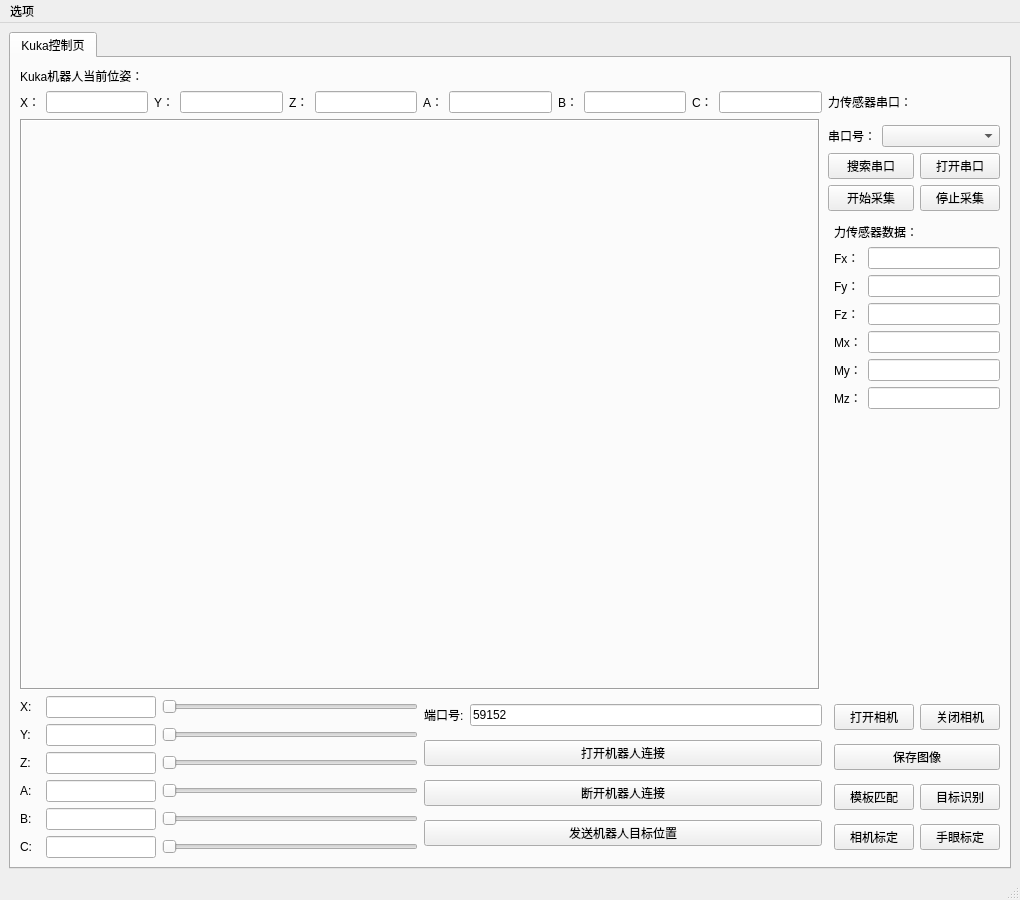
<?xml version="1.0" encoding="UTF-8"?>
<ui version="4.0">
 <class>MainWindowDesign</class>
 <widget class="QMainWindow" name="MainWindowDesign">
  <property name="geometry">
   <rect>
    <x>0</x>
    <y>0</y>
    <width>1020</width>
    <height>900</height>
   </rect>
  </property>
  <property name="windowTitle">
   <string>KukaController</string>
  </property>
  <property name="windowIcon">
   <iconset resource="../resources/images.qrc">
    <normaloff>:/images/icon.png</normaloff>:/images/icon.png</iconset>
  </property>
  <property name="locale">
   <locale language="English" country="Australia"/>
  </property>
  <widget class="QWidget" name="centralwidget">
   <layout class="QVBoxLayout" name="verticalLayout_5">
    <item>
     <widget class="QTabWidget" name="tab_manager">
      <property name="minimumSize">
       <size>
        <width>100</width>
        <height>0</height>
       </size>
      </property>
      <property name="locale">
       <locale language="English" country="Australia"/>
      </property>
      <property name="currentIndex">
       <number>0</number>
      </property>
      <widget class="QWidget" name="tab_kuka">
       <attribute name="title">
        <string>Kuka控制页</string>
       </attribute>
       <layout class="QGridLayout" name="gridLayout_8">
        <item row="3" column="2" colspan="2">
         <layout class="QGridLayout" name="gridLayout_4">
          <item row="0" column="0">
           <widget class="QLabel" name="label_4">
            <property name="text">
             <string>串口号：</string>
            </property>
           </widget>
          </item>
          <item row="0" column="1" colspan="2">
           <widget class="QComboBox" name="cbPortName"/>
          </item>
          <item row="1" column="0" colspan="2">
           <widget class="QPushButton" name="btnSearchPort">
            <property name="text">
             <string>搜索串口</string>
            </property>
           </widget>
          </item>
          <item row="1" column="2">
           <widget class="QPushButton" name="btnOpenSerial">
            <property name="text">
             <string>打开串口</string>
            </property>
           </widget>
          </item>
          <item row="2" column="0" colspan="2">
           <widget class="QPushButton" name="btnStartGetSerial">
            <property name="text">
             <string>开始采集</string>
            </property>
           </widget>
          </item>
          <item row="2" column="2">
           <widget class="QPushButton" name="btnStopGetSerial">
            <property name="text">
             <string>停止采集</string>
            </property>
           </widget>
          </item>
         </layout>
        </item>
        <item row="8" column="3">
         <layout class="QGridLayout" name="gridLayout_2">
          <item row="3" column="1">
           <widget class="QPushButton" name="btnHandeye">
            <property name="text">
             <string>手眼标定</string>
            </property>
           </widget>
          </item>
          <item row="3" column="0">
           <widget class="QPushButton" name="btnCameraCali">
            <property name="text">
             <string>相机标定</string>
            </property>
           </widget>
          </item>
          <item row="0" column="1">
           <widget class="QPushButton" name="btnCloseDevice">
            <property name="text">
             <string>关闭相机</string>
            </property>
           </widget>
          </item>
          <item row="0" column="0">
           <widget class="QPushButton" name="btnOpenDevice">
            <property name="text">
             <string>打开相机</string>
            </property>
           </widget>
          </item>
          <item row="1" column="0" colspan="2">
           <widget class="QPushButton" name="btnSaveImage">
            <property name="text">
             <string>保存图像</string>
            </property>
           </widget>
          </item>
          <item row="2" column="1">
           <widget class="QPushButton" name="pushButton">
            <property name="text">
             <string>目标识别</string>
            </property>
           </widget>
          </item>
          <item row="2" column="0">
           <widget class="QPushButton" name="pushButton_2">
            <property name="text">
             <string>模板匹配</string>
            </property>
           </widget>
          </item>
         </layout>
        </item>
        <item row="1" column="0" colspan="2">
         <layout class="QHBoxLayout" name="horizontalLayout_3">
          <item>
           <widget class="QLabel" name="label_15">
            <property name="text">
             <string>X：</string>
            </property>
           </widget>
          </item>
          <item>
           <widget class="QLineEdit" name="lineEdit_RX"/>
          </item>
          <item>
           <widget class="QLabel" name="label_16">
            <property name="text">
             <string>Y：</string>
            </property>
           </widget>
          </item>
          <item>
           <widget class="QLineEdit" name="lineEdit_RY"/>
          </item>
          <item>
           <widget class="QLabel" name="label_17">
            <property name="text">
             <string>Z：</string>
            </property>
           </widget>
          </item>
          <item>
           <widget class="QLineEdit" name="lineEdit_RZ"/>
          </item>
          <item>
           <widget class="QLabel" name="label_18">
            <property name="text">
             <string>A：</string>
            </property>
           </widget>
          </item>
          <item>
           <widget class="QLineEdit" name="lineEdit_RA"/>
          </item>
          <item>
           <widget class="QLabel" name="label_19">
            <property name="text">
             <string>B：</string>
            </property>
           </widget>
          </item>
          <item>
           <widget class="QLineEdit" name="lineEdit_RB"/>
          </item>
          <item>
           <widget class="QLabel" name="label_20">
            <property name="text">
             <string>C：</string>
            </property>
           </widget>
          </item>
          <item>
           <widget class="QLineEdit" name="lineEdit_RC"/>
          </item>
         </layout>
        </item>
        <item row="0" column="0">
         <widget class="QLabel" name="label_25">
          <property name="text">
           <string>Kuka机器人当前位姿：</string>
          </property>
         </widget>
        </item>
        <item row="6" column="3">
         <layout class="QGridLayout" name="gridLayout_6">
          <item row="1" column="1">
           <widget class="QLineEdit" name="lineEdit_Fy"/>
          </item>
          <item row="5" column="1">
           <widget class="QLineEdit" name="lineEdit_Mz"/>
          </item>
          <item row="3" column="0">
           <widget class="QLabel" name="label_12">
            <property name="text">
             <string>Mx：</string>
            </property>
           </widget>
          </item>
          <item row="0" column="1">
           <widget class="QLineEdit" name="lineEdit_Fx"/>
          </item>
          <item row="0" column="0">
           <widget class="QLabel" name="label_9">
            <property name="text">
             <string>Fx：</string>
            </property>
           </widget>
          </item>
          <item row="2" column="1">
           <widget class="QLineEdit" name="lineEdit_Fz"/>
          </item>
          <item row="3" column="1">
           <widget class="QLineEdit" name="lineEdit_Mx"/>
          </item>
          <item row="4" column="0">
           <widget class="QLabel" name="label_13">
            <property name="text">
             <string>My：</string>
            </property>
           </widget>
          </item>
          <item row="1" column="0">
           <widget class="QLabel" name="label_10">
            <property name="text">
             <string>Fy：</string>
            </property>
           </widget>
          </item>
          <item row="2" column="0">
           <widget class="QLabel" name="label_11">
            <property name="text">
             <string>Fz：</string>
            </property>
           </widget>
          </item>
          <item row="4" column="1">
           <widget class="QLineEdit" name="lineEdit_My"/>
          </item>
          <item row="5" column="0">
           <widget class="QLabel" name="label_14">
            <property name="text">
             <string>Mz：</string>
            </property>
           </widget>
          </item>
          <item row="6" column="1">
           <spacer name="verticalSpacer_2">
            <property name="orientation">
             <enum>Qt::Vertical</enum>
            </property>
            <property name="sizeHint" stdset="0">
             <size>
              <width>20</width>
              <height>40</height>
             </size>
            </property>
           </spacer>
          </item>
         </layout>
        </item>
        <item row="5" column="3">
         <widget class="QLabel" name="label_24">
          <property name="text">
           <string>力传感器数据：</string>
          </property>
         </widget>
        </item>
        <item row="2" column="0" rowspan="5" colspan="2">
         <widget class="QLabel" name="labelCamera">
          <property name="sizePolicy">
           <sizepolicy hsizetype="Minimum" vsizetype="Minimum">
            <horstretch>0</horstretch>
            <verstretch>0</verstretch>
           </sizepolicy>
          </property>
          <property name="maximumSize">
           <size>
            <width>800</width>
            <height>600</height>
           </size>
          </property>
          <property name="frameShape">
           <enum>QFrame::Box</enum>
          </property>
          <property name="frameShadow">
           <enum>QFrame::Sunken</enum>
          </property>
          <property name="text">
           <string/>
          </property>
         </widget>
        </item>
        <item row="1" column="2" colspan="2">
         <widget class="QLabel" name="label_26">
          <property name="text">
           <string>力传感器串口：</string>
          </property>
         </widget>
        </item>
        <item row="8" column="0">
         <layout class="QGridLayout" name="gridLayout_7">
          <item row="0" column="0">
           <widget class="QLabel" name="label_6">
            <property name="minimumSize">
             <size>
              <width>20</width>
              <height>0</height>
             </size>
            </property>
            <property name="text">
             <string>X:</string>
            </property>
           </widget>
          </item>
          <item row="0" column="1">
           <widget class="QLineEdit" name="lineEdit_X">
            <property name="minimumSize">
             <size>
              <width>0</width>
              <height>0</height>
             </size>
            </property>
            <property name="maximumSize">
             <size>
              <width>110</width>
              <height>16777215</height>
             </size>
            </property>
           </widget>
          </item>
          <item row="0" column="2">
           <widget class="QSlider" name="hSlider_X">
            <property name="minimum">
             <number>1000000000</number>
            </property>
            <property name="maximum">
             <number>1500000000</number>
            </property>
            <property name="singleStep">
             <number>10000</number>
            </property>
            <property name="pageStep">
             <number>10000</number>
            </property>
            <property name="value">
             <number>1000000000</number>
            </property>
            <property name="tracking">
             <bool>false</bool>
            </property>
            <property name="orientation">
             <enum>Qt::Horizontal</enum>
            </property>
            <property name="invertedControls">
             <bool>true</bool>
            </property>
           </widget>
          </item>
          <item row="1" column="0">
           <widget class="QLabel" name="label_7">
            <property name="text">
             <string>Y:</string>
            </property>
           </widget>
          </item>
          <item row="1" column="1">
           <widget class="QLineEdit" name="lineEdit_Y">
            <property name="maximumSize">
             <size>
              <width>110</width>
              <height>16777215</height>
             </size>
            </property>
           </widget>
          </item>
          <item row="1" column="2">
           <widget class="QSlider" name="hSlider_Y">
            <property name="singleStep">
             <number>10000</number>
            </property>
            <property name="pageStep">
             <number>10000</number>
            </property>
            <property name="tracking">
             <bool>false</bool>
            </property>
            <property name="orientation">
             <enum>Qt::Horizontal</enum>
            </property>
            <property name="invertedControls">
             <bool>true</bool>
            </property>
           </widget>
          </item>
          <item row="2" column="0">
           <widget class="QLabel" name="label_8">
            <property name="text">
             <string>Z:</string>
            </property>
           </widget>
          </item>
          <item row="2" column="1">
           <widget class="QLineEdit" name="lineEdit_Z">
            <property name="maximumSize">
             <size>
              <width>110</width>
              <height>16777215</height>
             </size>
            </property>
           </widget>
          </item>
          <item row="2" column="2">
           <widget class="QSlider" name="hSlider_Z">
            <property name="minimum">
             <number>600000000</number>
            </property>
            <property name="maximum">
             <number>1120000000</number>
            </property>
            <property name="singleStep">
             <number>10000</number>
            </property>
            <property name="pageStep">
             <number>10000</number>
            </property>
            <property name="tracking">
             <bool>false</bool>
            </property>
            <property name="orientation">
             <enum>Qt::Horizontal</enum>
            </property>
            <property name="invertedControls">
             <bool>true</bool>
            </property>
           </widget>
          </item>
          <item row="3" column="0">
           <widget class="QLabel" name="label_21">
            <property name="text">
             <string>A:</string>
            </property>
           </widget>
          </item>
          <item row="3" column="1">
           <widget class="QLineEdit" name="lineEdit_A">
            <property name="maximumSize">
             <size>
              <width>110</width>
              <height>16777215</height>
             </size>
            </property>
           </widget>
          </item>
          <item row="3" column="2">
           <widget class="QSlider" name="hSlider_A">
            <property name="singleStep">
             <number>10000</number>
            </property>
            <property name="pageStep">
             <number>10000</number>
            </property>
            <property name="tracking">
             <bool>false</bool>
            </property>
            <property name="orientation">
             <enum>Qt::Horizontal</enum>
            </property>
            <property name="invertedControls">
             <bool>true</bool>
            </property>
           </widget>
          </item>
          <item row="4" column="0">
           <widget class="QLabel" name="label_22">
            <property name="text">
             <string>B:</string>
            </property>
           </widget>
          </item>
          <item row="4" column="1">
           <widget class="QLineEdit" name="lineEdit_B">
            <property name="maximumSize">
             <size>
              <width>110</width>
              <height>16777215</height>
             </size>
            </property>
           </widget>
          </item>
          <item row="4" column="2">
           <widget class="QSlider" name="hSlider_B">
            <property name="singleStep">
             <number>10000</number>
            </property>
            <property name="pageStep">
             <number>10000</number>
            </property>
            <property name="tracking">
             <bool>false</bool>
            </property>
            <property name="orientation">
             <enum>Qt::Horizontal</enum>
            </property>
            <property name="invertedControls">
             <bool>true</bool>
            </property>
           </widget>
          </item>
          <item row="5" column="0">
           <widget class="QLabel" name="label_23">
            <property name="text">
             <string>C:</string>
            </property>
           </widget>
          </item>
          <item row="5" column="1">
           <widget class="QLineEdit" name="lineEdit_C">
            <property name="maximumSize">
             <size>
              <width>110</width>
              <height>16777215</height>
             </size>
            </property>
           </widget>
          </item>
          <item row="5" column="2">
           <widget class="QSlider" name="hSlider_C">
            <property name="singleStep">
             <number>10000</number>
            </property>
            <property name="pageStep">
             <number>10000</number>
            </property>
            <property name="tracking">
             <bool>false</bool>
            </property>
            <property name="orientation">
             <enum>Qt::Horizontal</enum>
            </property>
            <property name="invertedAppearance">
             <bool>false</bool>
            </property>
            <property name="invertedControls">
             <bool>true</bool>
            </property>
           </widget>
          </item>
         </layout>
        </item>
        <item row="8" column="1">
         <layout class="QGridLayout" name="gridLayout_5">
          <item row="0" column="0">
           <widget class="QLabel" name="label_5">
            <property name="text">
             <string>端口号:</string>
            </property>
           </widget>
          </item>
          <item row="0" column="1">
           <widget class="QLineEdit" name="line_port">
            <property name="text">
             <string>59152</string>
            </property>
           </widget>
          </item>
          <item row="1" column="0" colspan="2">
           <widget class="QPushButton" name="btnOpenRobot">
            <property name="text">
             <string>打开机器人连接</string>
            </property>
           </widget>
          </item>
          <item row="2" column="0" colspan="2">
           <widget class="QPushButton" name="btnCloseRobot">
            <property name="text">
             <string>断开机器人连接</string>
            </property>
           </widget>
          </item>
          <item row="3" column="0" colspan="2">
           <widget class="QPushButton" name="btnSendPosition">
            <property name="text">
             <string>发送机器人目标位置</string>
            </property>
           </widget>
          </item>
         </layout>
        </item>
       </layout>
      </widget>
     </widget>
    </item>
   </layout>
  </widget>
  <widget class="QMenuBar" name="menubar">
   <property name="geometry">
    <rect>
     <x>0</x>
     <y>0</y>
     <width>1020</width>
     <height>28</height>
    </rect>
   </property>
   <widget class="QMenu" name="menu_File">
    <property name="title">
     <string>选项</string>
    </property>
    <addaction name="separator"/>
    <addaction name="actionAbout_Qt"/>
    <addaction name="separator"/>
    <addaction name="actionAbout"/>
    <addaction name="action_Quit"/>
   </widget>
   <addaction name="menu_File"/>
  </widget>
  <widget class="QStatusBar" name="statusbar"/>
  <action name="action_Quit">
   <property name="text">
    <string>&amp;Quit</string>
   </property>
   <property name="shortcut">
    <string>Ctrl+Q</string>
   </property>
   <property name="shortcutContext">
    <enum>Qt::ApplicationShortcut</enum>
   </property>
  </action>
  <action name="actionAbout">
   <property name="text">
    <string>&amp;About</string>
   </property>
  </action>
  <action name="actionAbout_Qt">
   <property name="text">
    <string>About &amp;Qt</string>
   </property>
  </action>
 </widget>
 <resources>
  <include location="../resources/images.qrc"/>
 </resources>
 <connections>
  <connection>
   <sender>hSlider_Y</sender>
   <signal>valueChanged(int)</signal>
   <receiver>MainWindowDesign</receiver>
   <slot>OnSliderYvalueChanged(int)</slot>
   <hints>
    <hint type="sourcelabel">
     <x>1184</x>
     <y>340</y>
    </hint>
    <hint type="destinationlabel">
     <x>1142</x>
     <y>273</y>
    </hint>
   </hints>
  </connection>
  <connection>
   <sender>btnSendPosition</sender>
   <signal>clicked()</signal>
   <receiver>MainWindowDesign</receiver>
   <slot>OnBtnClickedSendPosition()</slot>
   <hints>
    <hint type="sourcelabel">
     <x>1025</x>
     <y>556</y>
    </hint>
    <hint type="destinationlabel">
     <x>818</x>
     <y>479</y>
    </hint>
   </hints>
  </connection>
  <connection>
   <sender>btnOpenDevice</sender>
   <signal>clicked()</signal>
   <receiver>MainWindowDesign</receiver>
   <slot>OnBtnClickedOpenDevice()</slot>
   <hints>
    <hint type="sourcelabel">
     <x>915</x>
     <y>98</y>
    </hint>
    <hint type="destinationlabel">
     <x>576</x>
     <y>123</y>
    </hint>
   </hints>
  </connection>
  <connection>
   <sender>hSlider_A</sender>
   <signal>valueChanged(int)</signal>
   <receiver>MainWindowDesign</receiver>
   <slot>OnSliderAvalueChanged(int)</slot>
   <hints>
    <hint type="sourcelabel">
     <x>1184</x>
     <y>406</y>
    </hint>
    <hint type="destinationlabel">
     <x>878</x>
     <y>515</y>
    </hint>
   </hints>
  </connection>
  <connection>
   <sender>hSlider_B</sender>
   <signal>valueChanged(int)</signal>
   <receiver>MainWindowDesign</receiver>
   <slot>OnSliderBvalueChanged(int)</slot>
   <hints>
    <hint type="sourcelabel">
     <x>1184</x>
     <y>439</y>
    </hint>
    <hint type="destinationlabel">
     <x>1075</x>
     <y>529</y>
    </hint>
   </hints>
  </connection>
  <connection>
   <sender>lineEdit_Z</sender>
   <signal>editingFinished()</signal>
   <receiver>MainWindowDesign</receiver>
   <slot>OnLineZeditingFinished()</slot>
   <hints>
    <hint type="sourcelabel">
     <x>936</x>
     <y>374</y>
    </hint>
    <hint type="destinationlabel">
     <x>796</x>
     <y>403</y>
    </hint>
   </hints>
  </connection>
  <connection>
   <sender>lineEdit_A</sender>
   <signal>editingFinished()</signal>
   <receiver>MainWindowDesign</receiver>
   <slot>OnLineAeditingFinished()</slot>
   <hints>
    <hint type="sourcelabel">
     <x>890</x>
     <y>407</y>
    </hint>
    <hint type="destinationlabel">
     <x>791</x>
     <y>435</y>
    </hint>
   </hints>
  </connection>
  <connection>
   <sender>btnStopGetSerial</sender>
   <signal>clicked()</signal>
   <receiver>MainWindowDesign</receiver>
   <slot>OnBtnClickedStopGetSerialPort()</slot>
   <hints>
    <hint type="sourcelabel">
     <x>1116</x>
     <y>613</y>
    </hint>
    <hint type="destinationlabel">
     <x>1080</x>
     <y>756</y>
    </hint>
   </hints>
  </connection>
  <connection>
   <sender>hSlider_Z</sender>
   <signal>valueChanged(int)</signal>
   <receiver>MainWindowDesign</receiver>
   <slot>OnSliderZvalueChanged(int)</slot>
   <hints>
    <hint type="sourcelabel">
     <x>1184</x>
     <y>373</y>
    </hint>
    <hint type="destinationlabel">
     <x>1134</x>
     <y>179</y>
    </hint>
   </hints>
  </connection>
  <connection>
   <sender>lineEdit_B</sender>
   <signal>editingFinished()</signal>
   <receiver>MainWindowDesign</receiver>
   <slot>OnLineBeditingFinished()</slot>
   <hints>
    <hint type="sourcelabel">
     <x>894</x>
     <y>440</y>
    </hint>
    <hint type="destinationlabel">
     <x>802</x>
     <y>458</y>
    </hint>
   </hints>
  </connection>
  <connection>
   <sender>btnSearchPort</sender>
   <signal>clicked()</signal>
   <receiver>MainWindowDesign</receiver>
   <slot>OnBtnClickedSearchSerialPort()</slot>
   <hints>
    <hint type="sourcelabel">
     <x>1064</x>
     <y>588</y>
    </hint>
    <hint type="destinationlabel">
     <x>772</x>
     <y>627</y>
    </hint>
   </hints>
  </connection>
  <connection>
   <sender>btnCloseRobot</sender>
   <signal>clicked()</signal>
   <receiver>MainWindowDesign</receiver>
   <slot>OnBtnClickedCloseRobot()</slot>
   <hints>
    <hint type="sourcelabel">
     <x>1189</x>
     <y>550</y>
    </hint>
    <hint type="destinationlabel">
     <x>1167</x>
     <y>539</y>
    </hint>
   </hints>
  </connection>
  <connection>
   <sender>btnSaveImage</sender>
   <signal>clicked()</signal>
   <receiver>MainWindowDesign</receiver>
   <slot>OnBtnClickedSaveImage()</slot>
   <hints>
    <hint type="sourcelabel">
     <x>958</x>
     <y>153</y>
    </hint>
    <hint type="destinationlabel">
     <x>822</x>
     <y>217</y>
    </hint>
   </hints>
  </connection>
  <connection>
   <sender>btnStartGetSerial</sender>
   <signal>clicked()</signal>
   <receiver>MainWindowDesign</receiver>
   <slot>OnBtnClickedStartGetSerialPort()</slot>
   <hints>
    <hint type="sourcelabel">
     <x>1038</x>
     <y>612</y>
    </hint>
    <hint type="destinationlabel">
     <x>1124</x>
     <y>681</y>
    </hint>
   </hints>
  </connection>
  <connection>
   <sender>btnOpenSerial</sender>
   <signal>clicked()</signal>
   <receiver>MainWindowDesign</receiver>
   <slot>OnBtnClickedOpenSerialPort()</slot>
   <hints>
    <hint type="sourcelabel">
     <x>1164</x>
     <y>588</y>
    </hint>
    <hint type="destinationlabel">
     <x>1084</x>
     <y>645</y>
    </hint>
   </hints>
  </connection>
  <connection>
   <sender>lineEdit_X</sender>
   <signal>editingFinished()</signal>
   <receiver>MainWindowDesign</receiver>
   <slot>OnLineXeditingFinished()</slot>
   <hints>
    <hint type="sourcelabel">
     <x>910</x>
     <y>308</y>
    </hint>
    <hint type="destinationlabel">
     <x>799</x>
     <y>314</y>
    </hint>
   </hints>
  </connection>
  <connection>
   <sender>hSlider_X</sender>
   <signal>valueChanged(int)</signal>
   <receiver>MainWindowDesign</receiver>
   <slot>OnSliderXvalueChanged(int)</slot>
   <hints>
    <hint type="sourcelabel">
     <x>1184</x>
     <y>307</y>
    </hint>
    <hint type="destinationlabel">
     <x>1003</x>
     <y>284</y>
    </hint>
   </hints>
  </connection>
  <connection>
   <sender>lineEdit_C</sender>
   <signal>editingFinished()</signal>
   <receiver>MainWindowDesign</receiver>
   <slot>OnLineCeditingFinished()</slot>
   <hints>
    <hint type="sourcelabel">
     <x>906</x>
     <y>473</y>
    </hint>
    <hint type="destinationlabel">
     <x>791</x>
     <y>491</y>
    </hint>
   </hints>
  </connection>
  <connection>
   <sender>btnCloseDevice</sender>
   <signal>clicked()</signal>
   <receiver>MainWindowDesign</receiver>
   <slot>OnBtnClickedCloseDevice()</slot>
   <hints>
    <hint type="sourcelabel">
     <x>1167</x>
     <y>98</y>
    </hint>
    <hint type="destinationlabel">
     <x>524</x>
     <y>161</y>
    </hint>
   </hints>
  </connection>
  <connection>
   <sender>btnOpenRobot</sender>
   <signal>clicked()</signal>
   <receiver>MainWindowDesign</receiver>
   <slot>OnBtnClickedOpenRobot()</slot>
   <hints>
    <hint type="sourcelabel">
     <x>1068</x>
     <y>550</y>
    </hint>
    <hint type="destinationlabel">
     <x>804</x>
     <y>547</y>
    </hint>
   </hints>
  </connection>
  <connection>
   <sender>hSlider_C</sender>
   <signal>valueChanged(int)</signal>
   <receiver>MainWindowDesign</receiver>
   <slot>OnSliderCvalueChanged(int)</slot>
   <hints>
    <hint type="sourcelabel">
     <x>1184</x>
     <y>472</y>
    </hint>
    <hint type="destinationlabel">
     <x>1161</x>
     <y>160</y>
    </hint>
   </hints>
  </connection>
  <connection>
   <sender>lineEdit_Y</sender>
   <signal>editingFinished()</signal>
   <receiver>MainWindowDesign</receiver>
   <slot>OnLineYeditingFinished()</slot>
   <hints>
    <hint type="sourcelabel">
     <x>892</x>
     <y>341</y>
    </hint>
    <hint type="destinationlabel">
     <x>799</x>
     <y>367</y>
    </hint>
   </hints>
  </connection>
 </connections>
 <slots>
  <slot>OnBtnClickedEnum()</slot>
  <slot>OnBtnClickedOpenDevice()</slot>
  <slot>OnBtnClickedCloseDevice()</slot>
  <slot>OnBtnClickedSaveImage()</slot>
  <slot>OnBtnClickedOpenRobot()</slot>
  <slot>OnBtnClickedCloseRobot()</slot>
  <slot>OnBtnClickedSendPosition()</slot>
  <slot>OnSliderXvalueChanged(int)</slot>
  <slot>OnSliderYvalueChanged(int)</slot>
  <slot>OnSliderZvalueChanged(int)</slot>
  <slot>OnSliderAvalueChanged(int)</slot>
  <slot>OnSliderBvalueChanged(int)</slot>
  <slot>OnSliderCvalueChanged(int)</slot>
  <slot>OnLineXeditingFinished()</slot>
  <slot>OnLineYeditingFinished()</slot>
  <slot>OnLineZeditingFinished()</slot>
  <slot>OnLineAeditingFinished()</slot>
  <slot>OnLineBeditingFinished()</slot>
  <slot>OnLineCeditingFinished()</slot>
  <slot>OnBtnClickedSearchSerialPort()</slot>
  <slot>OnBtnClickedOpenSerialPort()</slot>
  <slot>OnBtnClickedStartGetSerialPort()</slot>
  <slot>OnBtnClickedStopGetSerialPort()</slot>
 </slots>
</ui>
